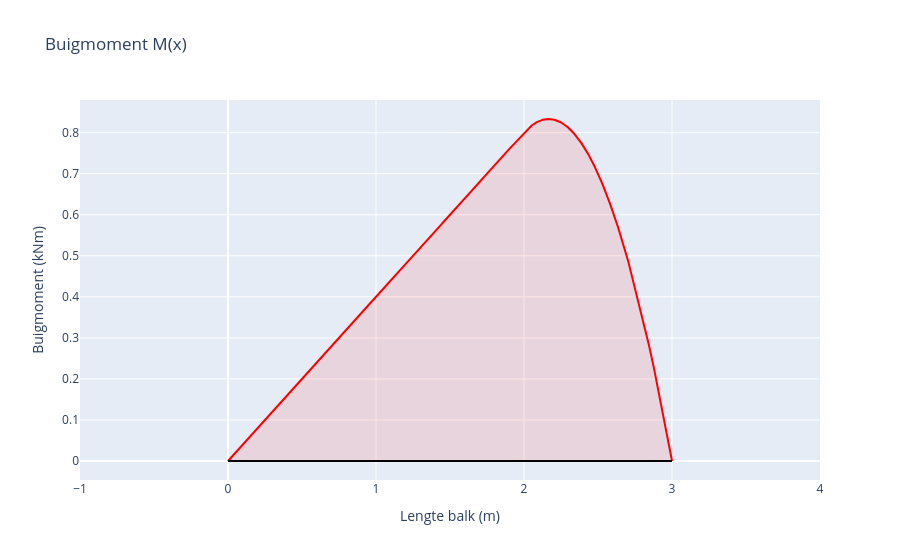

The notebook cell this image was saved under:
### Markdown cell above
## Buigmomentgrafiek

### Code cell
layout = go.Layout(
    title="Buigmoment M(x)",
    xaxis=dict(dtick=1,title="Lengte balk (m)", range=[-1, lengteBalk+1]),
    yaxis=dict(title="Buigmoment (kNm)"),
    showlegend=False
)

line = go.Scatter(
    x=X,
    y= sum(bendingMoment),
    mode='lines',
    name='Buigmoment (kNm)',
    fill = 'tonexty',
    line_color='red',
    fillcolor='rgba(255,0,0,0.1)'
)

axis = go.Scatter(
    x= [0,lengteBalk],
    y= [0,0],
    mode='lines',
    line_color='black'
)

fig= go.Figure(data=[line, axis], layout=layout)
fig.show()

### Figure 1 — Plotly figure (JSON) as saved in the notebook; plotly's stock layout.template omitted (floating-point values rounded to 4 significant figures; data arrays with more than 128 entries replaced by an {"elided": "..."} marker saying what was removed)
{"data": [{"fill": "tonexty", "fillcolor": "rgba(255,0,0,0.1)", "line": {"color": "red"}, "mode": "lines", "name": "Buigmoment (kNm)", "type": "scatter", "x": {"elided": "10002 float values"}, "y": {"elided": "10002 float values"}}, {"line": {"color": "black"}, "mode": "lines", "type": "scatter", "x": [0, 3], "y": [0, 0]}], "layout": {"autosize": true, "showlegend": false, "title": {"text": "Buigmoment M(x)"}, "xaxis": {"dtick": 1, "range": [-1, 4], "title": {"text": "Lengte balk (m)"}, "type": "linear"}, "yaxis": {"autorange": true, "range": [-0.0463, 0.8796], "title": {"text": "Buigmoment (kNm)"}, "type": "linear"}}}
